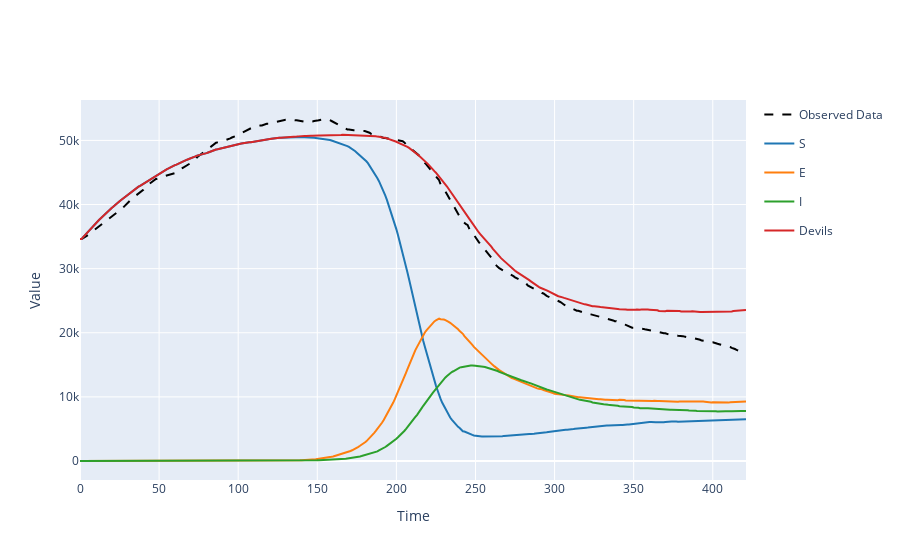

Notebook cell for this chart:
### Code cell
run_current_model()

### Figure 1 — Plotly figure (JSON) as saved in the notebook; plotly's stock layout.template omitted (floating-point values rounded to 4 significant figures; data arrays with more than 128 entries replaced by an {"elided": "..."} marker saying what was removed)
{"data": [{"legendgroup": "Observed Data", "line": {"color": "black", "dash": "dash"}, "mode": "lines", "name": "Observed Data", "type": "scatter", "x": {"elided": "422 int values"}, "y": {"elided": "421 float values"}}, {"legendgroup": "S", "line": {"color": "#1f77b4"}, "mode": "lines", "name": "S", "type": "scatter", "x": {"elided": "422 int values"}, "y": {"elided": "422 int values"}}, {"legendgroup": "E", "line": {"color": "#ff7f0e"}, "mode": "lines", "name": "E", "type": "scatter", "x": {"elided": "422 int values"}, "y": {"elided": "422 int values"}}, {"legendgroup": "I", "line": {"color": "#2ca02c"}, "mode": "lines", "name": "I", "type": "scatter", "x": {"elided": "422 int values"}, "y": {"elided": "422 int values"}}, {"legendgroup": "Devils", "line": {"color": "#d62728"}, "mode": "lines", "name": "Devils", "type": "scatter", "x": {"elided": "422 int values"}, "y": {"elided": "422 int values"}}], "layout": {"showlegend": true, "title": {"text": ""}, "xaxis": {"title": {"text": "Time"}}, "yaxis": {"title": {"text": "Value"}}}}
